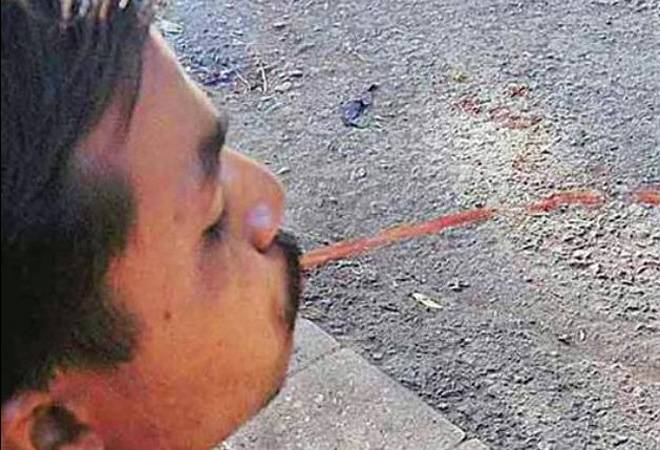
#> input picture backend/images/photo_1.jpg, 660 x 450 px, given in place of the camera
$ python face.py images/photo_1.jpg
#> lines starting #> are read from the running program, lines starting #| are printed output that depends on the picture
import cv2
import numpy as np
import sys

cam=cv2.VideoCapture(1)
#ask your name
if len(sys.argv) > 1:
    # Use the provided token as the filename
    filename = sys.argv[1]
else:
    filename = input("Enter your name: ")

dataset_path = "./backend/data/"
offset = 20

#model
model=cv2.CascadeClassifier("haarcascade_frontalface_alt.xml")

facedata=[]
skip = 0

while True:
  success,img=cam.read()
#> img is the input picture: shape (450, 660, 3); mean B, G, R 127.5, 127.5, 143.2
  if not success:
    print("Your camera is not working")

  #store the gray images
  grayImg = cv2.cvtColor(img,cv2.COLOR_BGR2GRAY)
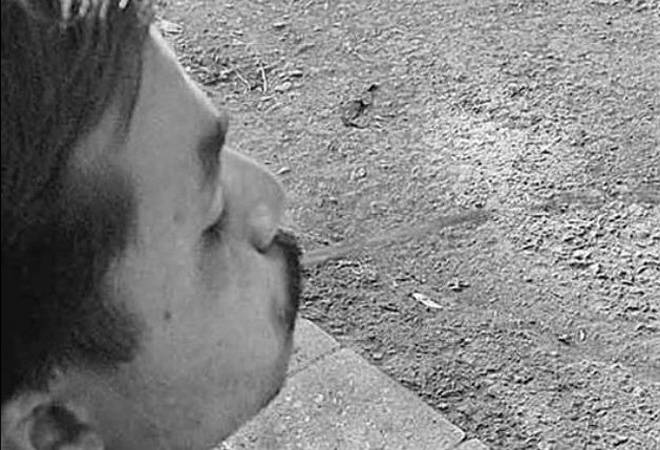
#> grayImg: shape (450, 660); min 0, max 255, mean 132.2
  faces=model.detectMultiScale(img,1.3,5)
#> faces = ()
  faces=sorted(faces,key=lambda f:f[2]*f[3])
#> faces = []

  if(len(faces)>0):
    f=faces[-1]

    x,y,w,h=f
    cv2.rectangle(img,(x,y),(x+w,y+h),(0,255,0),1)

    cropped_face=img[y-offset:y+h+offset,x-offset:x+w+offset]
    cropped_face=cv2.resize(cropped_face,(100,100))
    skip+=1
    if skip%10==0:
      facedata.append(cropped_face)
      print("Saved so far= "+str(len(facedata)))
  cv2.imshow("AKM",img)
  # cv2.imshow("lAKM",cropped_face)
  key=cv2.waitKey(1)
#> (key q is pressed here)
  if key==ord('q'):
    break

facedata = np.asarray(facedata)
m=facedata.shape[0]
#> (the run stopped early here; a loop or call above may not have finished)

$ run again, on backend/images/photo_2.jpg
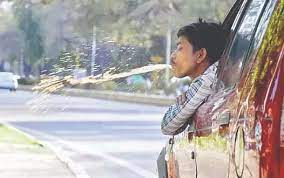
#> input picture backend/images/photo_2.jpg, 284 x 178 px, given in place of the camera
#> img is the input picture: shape (178, 284, 3); mean B, G, R 169.1, 169.5, 175.5
#> `grayImg = cv2.cvtColor(img,cv2.COLOR_BGR2GRAY)`:
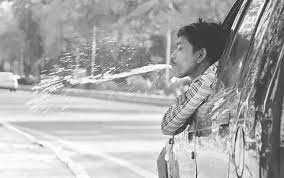
#> grayImg: shape (178, 284); min 21, max 255, mean 171.3
#> `faces=model.detectMultiScale(img,1.3,5)`: faces = ()
#> `faces=sorted(faces,key=lambda f:f[2]*f[3])`: faces = []

$ run again, on backend/images/photo_3.jpg
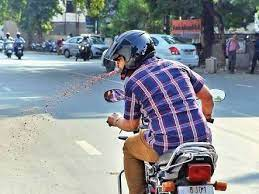
#> input picture backend/images/photo_3.jpg, 259 x 194 px, given in place of the camera
#> img is the input picture: shape (194, 259, 3); mean B, G, R 149.5, 143.2, 138
#> `grayImg = cv2.cvtColor(img,cv2.COLOR_BGR2GRAY)`:
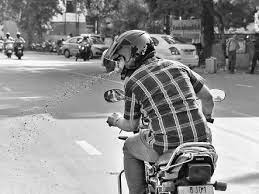
#> grayImg: shape (194, 259); min 0, max 255, mean 142.3
#> `faces=model.detectMultiScale(img,1.3,5)`: faces = ()
#> `faces=sorted(faces,key=lambda f:f[2]*f[3])`: faces = []

$ run again, on backend/images/photo_4.jpg
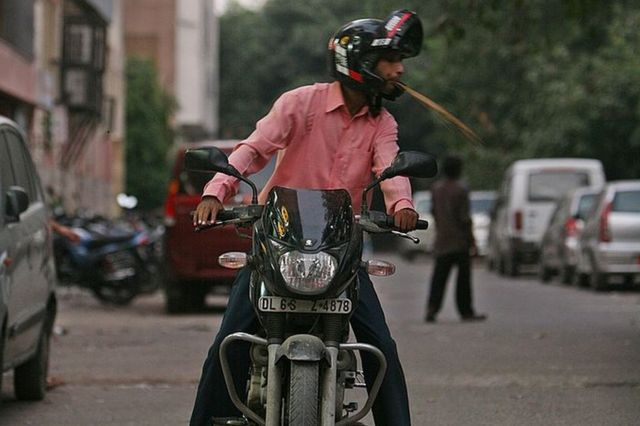
#> input picture backend/images/photo_4.jpg, 640 x 426 px, given in place of the camera
#> img is the input picture: shape (426, 640, 3); mean B, G, R 69, 75.2, 81.1
#> `grayImg = cv2.cvtColor(img,cv2.COLOR_BGR2GRAY)`:
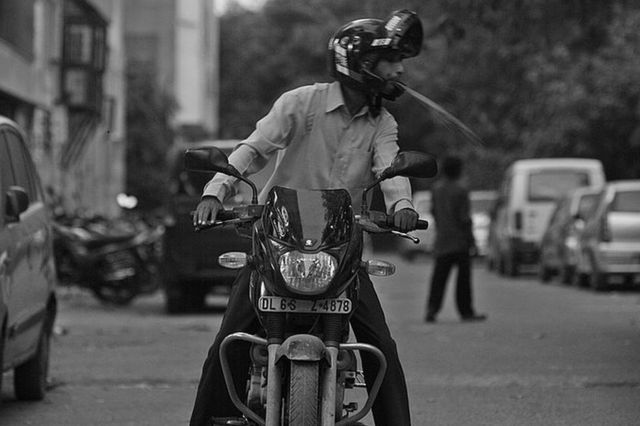
#> grayImg: shape (426, 640); min 0, max 255, mean 76.2
#> `faces=model.detectMultiScale(img,1.3,5)`: faces = ()
#> `faces=sorted(faces,key=lambda f:f[2]*f[3])`: faces = []
